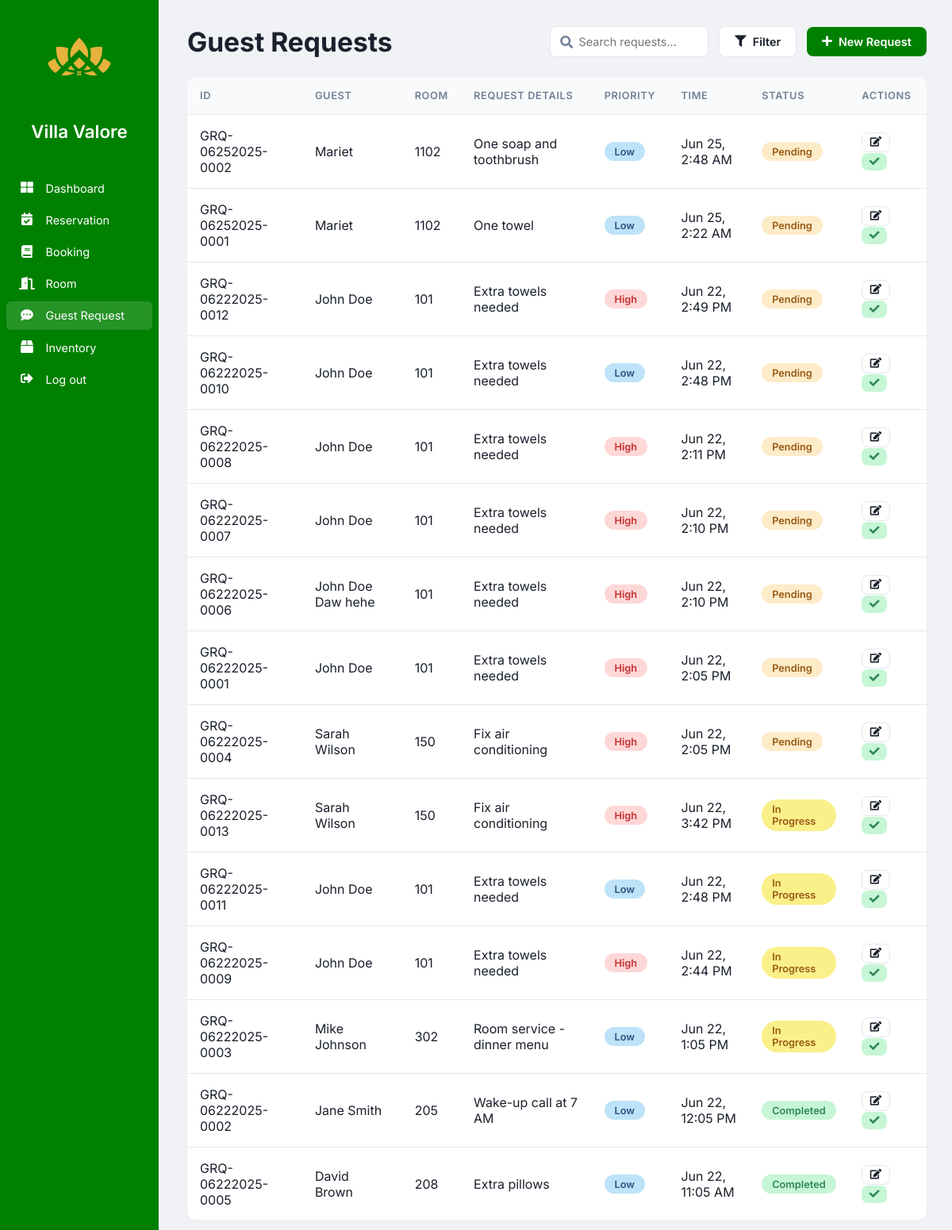
Page /staff/guest_request.php on the committed database.
### tables this page shows
CREATE TABLE `guest_requests` (
  `RequestID` varchar(20) NOT NULL,
  `GuestName` varchar(100) NOT NULL,
  `RoomNumber` int(11) NOT NULL,
  `RequestDetails` text NOT NULL,
  `Priority` enum('Low','High') DEFAULT 'Low',
  `Status` enum('Pending','In Progress','Completed','Cancelled') DEFAULT 'Pending',
  `RequestTime` timestamp NOT NULL DEFAULT current_timestamp(),
  `temp_seq` int(11) DEFAULT NULL
);

### staff/guest_request.php (the view, shortened to what this page needs)
<?php
$host = "localhost";
$user = "root";
$password = "";
$dbname = "hotel_reservation_systemdb";
$conn = new mysqli($host, $user, $password, $dbname);
$sql = "SELECT RequestID, GuestName, RoomNumber, RequestDetails, Priority, RequestTime, Status FROM guest_requests ORDER BY FIELD(Status, 'Pending', 'In Progress', 'Completed', 'Cancelled'), RequestTime DESC";
$result = $conn->query($sql);
$guestRequests = [];
if ($result && $result->num_rows > 0) {
    while($row = $result->fetch_assoc()) {
        $guestRequests[] = $row;
    }
}
?>
<!DOCTYPE html>
<html lang="en">
<head>
    <link rel="stylesheet" href="https://cdnjs.cloudflare.com/ajax/libs/font-awesome/5.15.4/css/all.min.css">
</head>
<body>
    <div class="sidebar">
        <img src="images/villavalorelogo.png" alt="Villa Valore Logo" class="sidebar-logo">
        <h4 class="sidebar-title">Villa Valore</h4>
        <div class="nav-section">
            <a class="nav-link" href="staff_dashboard.php"><i class="fas fa-th-large"></i>Dashboard</a>
            <a class="nav-link" href="reservation.php"><i class="fas fa-calendar-check"></i>Reservation</a>
            <a class="nav-link" href="booking.php"><i class="fas fa-book"></i>Booking</a>
            <a class="nav-link" href="room.php"><i class="fas fa-door-open"></i>Room</a>
            <a class="nav-link active" href="guest_request.php"><i class="fas fa-comment-dots"></i>Guest Request</a>
            <a class="nav-link" href="staff_inventory.php"><i class="fas fa-box"></i>Inventory</a>
        </div>
        <div class="nav-section">
            <a class="nav-link" href="logout.php"><i class="fas fa-sign-out-alt"></i>Log out</a>
        </div>
    </div>
    <div class="main-content">
        <div class="request-header">
            <h1>Guest Requests</h1>
            <div class="header-controls">
                <div class="search-wrapper">
                    <i class="fas fa-search search-icon"></i>
                    <input type="text" id="searchInput" class="search-input" placeholder="Search requests...">
                </div>
                <button class="btn btn-secondary" id="filterBtn"><i class="fas fa-filter"></i> Filter</button>
                <button class="btn btn-primary" id="newRequestBtn"><i class="fas fa-plus"></i> New Request</button>
            </div>
        </div>
        <div class="table-container">
            <table class="request-table" id="requestTable">
                <thead>
                    <tr>
                        <th>ID</th>
                        <th>Guest</th>
                        <th>Room</th>
                        <th>Request Details</th>
                        <th>Priority</th>
                        <th>Time</th>
                        <th>Status</th>
                        <th>Actions</th>
                    </tr>
                </thead>
                <tbody id="requestTableBody">
                    <?php if (!empty($guestRequests)): ?>
                        <?php foreach ($guestRequests as $request): ?>
                            <tr data-request-id="<?php echo $request['RequestID']; ?>">
                                <td><?php echo htmlspecialchars($request['RequestID']); ?></td>
                                <td><?php echo htmlspecialchars($request['GuestName']); ?></td>
                                <td><?php echo htmlspecialchars($request['RoomNumber']); ?></td>
                                <td><?php echo htmlspecialchars($request['RequestDetails']); ?></td>
                                <td><span class="badge priority-<?php echo strtolower(htmlspecialchars($request['Priority'])); ?>"><?php echo htmlspecialchars($request['Priority']); ?></span></td>
                                <td><?php echo htmlspecialchars(date('M d, g:i A', strtotime($request['RequestTime']))); ?></td>
                                <td><span class="badge status-<?php echo str_replace(' ', '-', strtolower(htmlspecialchars($request['Status']))); ?>"><?php echo htmlspecialchars($request['Status']); ?></span></td>
                                <td>
                                    <button class="btn btn-sm btn-secondary edit-btn"><i class="fas fa-edit"></i></button>
                                    <button class="btn btn-sm btn-confirm complete-btn"><i class="fas fa-check"></i></button>
                                </td>
                            </tr>
                        <?php endforeach; ?>
                    <?php else: ?>
                        <tr><td colspan="8" style="text-align:center; padding: 2rem;">No guest requests found.</td></tr>
                    <?php endif; ?>
                </tbody>
            </table>
        </div>
    </div>
</body>
</html>

### staff/guest_request.php (style rules this page uses)
:root { --sidebar-width: 200px; --primary-color: #008000; --light-grey: #f0f2f5; --text-primary: #1a202c; --text-secondary: #718096; --border-color: #e2e8f0; --success-bg: #c6f6d5; --success-text: #2f855a; --error-bg: #fed7d7; --error-text: #c53030; --pending-bg: #feebc8; --pending-text: #975a16; --completed-bg: #c6f6d5; --completed-text: #2f855a; }
* { margin: 0; padding: 0; box-sizing: border-box; font-family: 'Inter', sans-serif; }
body { background: var(--light-grey); display: flex; color: var(--text-primary); }
.sidebar { width: var(--sidebar-width); background: var(--primary-color); min-height: 100vh; padding: 0.5rem; color: white; position: fixed; left: 0; top: 0; bottom: 0; transition: left 0.3s; z-index: 1000; }
.sidebar-title { color: white; font-size: 1.4rem; font-weight: 600; margin-bottom: 1.5rem; padding: 1rem; text-align: center; }
.nav-link { display: flex; align-items: center; padding: 0.6rem 1rem; color: white; text-decoration: none; font-size: 0.9rem; margin-bottom: 0.25rem; transition: background-color 0.2s; border-radius: 6px; }
.nav-link:hover, .nav-link.active { background-color: rgba(255, 255, 255, 0.15); }
.nav-link i { margin-right: 0.85rem; width: 20px; text-align: center; font-size: 1.1em; }
.sidebar-logo { display: block; margin: 1.5rem auto; width: 80px; height: auto; }
.main-content { flex: 1; padding: 2rem; margin-left: var(--sidebar-width); transition: margin-left 0.3s; }
.request-header { display: flex; align-items: center; justify-content: space-between; margin-bottom: 1.5rem; }
.request-header h1 { font-size: 2.1rem; font-weight: 700; }
.header-controls { display: flex; align-items: center; gap: 0.8rem; }
.search-wrapper { position: relative; }
.search-input { padding: 0.6rem 1rem 0.6rem 2.2rem; border-radius: 8px; border: 1px solid var(--border-color); background: #fff; font-size: 0.9rem; width: 200px; outline: none; transition: border-color 0.2s; }
.search-icon { position: absolute; left: 0.8rem; top: 50%; transform: translateY(-50%); color: var(--text-secondary); }
.btn { padding: 0.6rem 1.2rem; border: none; border-radius: 8px; font-size: 0.9rem; font-weight: 600; cursor: pointer; transition: all 0.2s; text-decoration: none; display: inline-flex; align-items: center; gap: 0.5rem; }
.btn-primary { background: var(--primary-color); color: #fff; }
.btn-secondary { background: #fff; color: var(--text-primary); border: 1px solid var(--border-color); }
.btn-sm { padding: 0.3rem 0.6rem; font-size: 0.8rem; }
.btn-confirm { background-color: var(--success-bg); color: var(--success-text); }
.table-container { background: #fff; border-radius: 12px; box-shadow: 0 1px 3px rgba(0,0,0,0.02), 0 1px 2px rgba(0,0,0,0.04); overflow: hidden; }
.request-table { width: 100%; border-collapse: collapse; }
.request-table th, .request-table td { padding: 1rem; text-align: left; border-bottom: 1px solid var(--border-color); }
.request-table th { background: #f9fafb; font-size: 0.8rem; font-weight: 600; color: var(--text-secondary); text-transform: uppercase; letter-spacing: 0.05em; }
.request-table tr:last-child td { border-bottom: none; }
.badge { display: inline-block; padding: 0.3rem 0.8rem; border-radius: 999px; font-size: 0.8rem; font-weight: 600; }
.priority-high { background: var(--error-bg); color: var(--error-text); }
.priority-low { background: #bee3f8; color: #2c5282; }
.status-pending { background: var(--pending-bg); color: var(--pending-text); }
.status-completed { background: var(--completed-bg); color: var(--completed-text); }
.status-in-progress { background: #faf089; color: #975a16; }

### rows in the picture
guest_requests: RequestID "GRQ-06252025-0002", GuestName "Mariet", RoomNumber "1102", RequestDetails "One soap and toothbrush", Priority "Low", RequestTime "Jun 25, 2:48 AM", Status "Pending"
guest_requests: RequestID "GRQ-06252025-0001", GuestName "Mariet", RoomNumber "1102", RequestDetails "One towel", Priority "Low", RequestTime "Jun 25, 2:22 AM", Status "Pending"
guest_requests: RequestID "GRQ-06222025-0012", GuestName "John Doe", RoomNumber "101", RequestDetails "Extra towels needed", Priority "High", RequestTime "Jun 22, 2:49 PM", Status "Pending"
guest_requests: RequestID "GRQ-06222025-0010", GuestName "John Doe", RoomNumber "101", RequestDetails "Extra towels needed", Priority "Low", RequestTime "Jun 22, 2:48 PM", Status "Pending"
guest_requests: RequestID "GRQ-06222025-0008", GuestName "John Doe", RoomNumber "101", RequestDetails "Extra towels needed", Priority "High", RequestTime "Jun 22, 2:11 PM", Status "Pending"
guest_requests: RequestID "GRQ-06222025-0007", GuestName "John Doe", RoomNumber "101", RequestDetails "Extra towels needed", Priority "High", RequestTime "Jun 22, 2:10 PM", Status "Pending"
guest_requests: RequestID "GRQ-06222025-0006", GuestName "John Doe Daw hehe", RoomNumber "101", RequestDetails "Extra towels needed", Priority "High", RequestTime "Jun 22, 2:10 PM", Status "Pending"
guest_requests: RequestID "GRQ-06222025-0001", GuestName "John Doe", RoomNumber "101", RequestDetails "Extra towels needed", Priority "High", RequestTime "Jun 22, 2:05 PM", Status "Pending"
guest_requests: RequestID "GRQ-06222025-0004", GuestName "Sarah Wilson", RoomNumber "150", RequestDetails "Fix air conditioning", Priority "High", RequestTime "Jun 22, 2:05 PM", Status "Pending"
guest_requests: RequestID "GRQ-06222025-0013", GuestName "Sarah Wilson", RoomNumber "150", RequestDetails "Fix air conditioning", Priority "High", RequestTime "Jun 22, 3:42 PM", Status "In Progress"
guest_requests: RequestID "GRQ-06222025-0011", GuestName "John Doe", RoomNumber "101", RequestDetails "Extra towels needed", Priority "Low", RequestTime "Jun 22, 2:48 PM", Status "In Progress"
guest_requests: RequestID "GRQ-06222025-0009", GuestName "John Doe", RoomNumber "101", RequestDetails "Extra towels needed", Priority "High", RequestTime "Jun 22, 2:44 PM", Status "In Progress"
guest_requests: RequestID "GRQ-06222025-0003", GuestName "Mike Johnson", RoomNumber "302", RequestDetails "Room service - dinner menu", Priority "Low", RequestTime "Jun 22, 1:05 PM", Status "In Progress"
guest_requests: RequestID "GRQ-06222025-0002", GuestName "Jane Smith", RoomNumber "205", RequestDetails "Wake-up call at 7 AM", Priority "Low", RequestTime "Jun 22, 12:05 PM", Status "Completed"
guest_requests: RequestID "GRQ-06222025-0005", GuestName "David Brown", RoomNumber "208", RequestDetails "Extra pillows", Priority "Low", RequestTime "Jun 22, 11:05 AM", Status "Completed"
